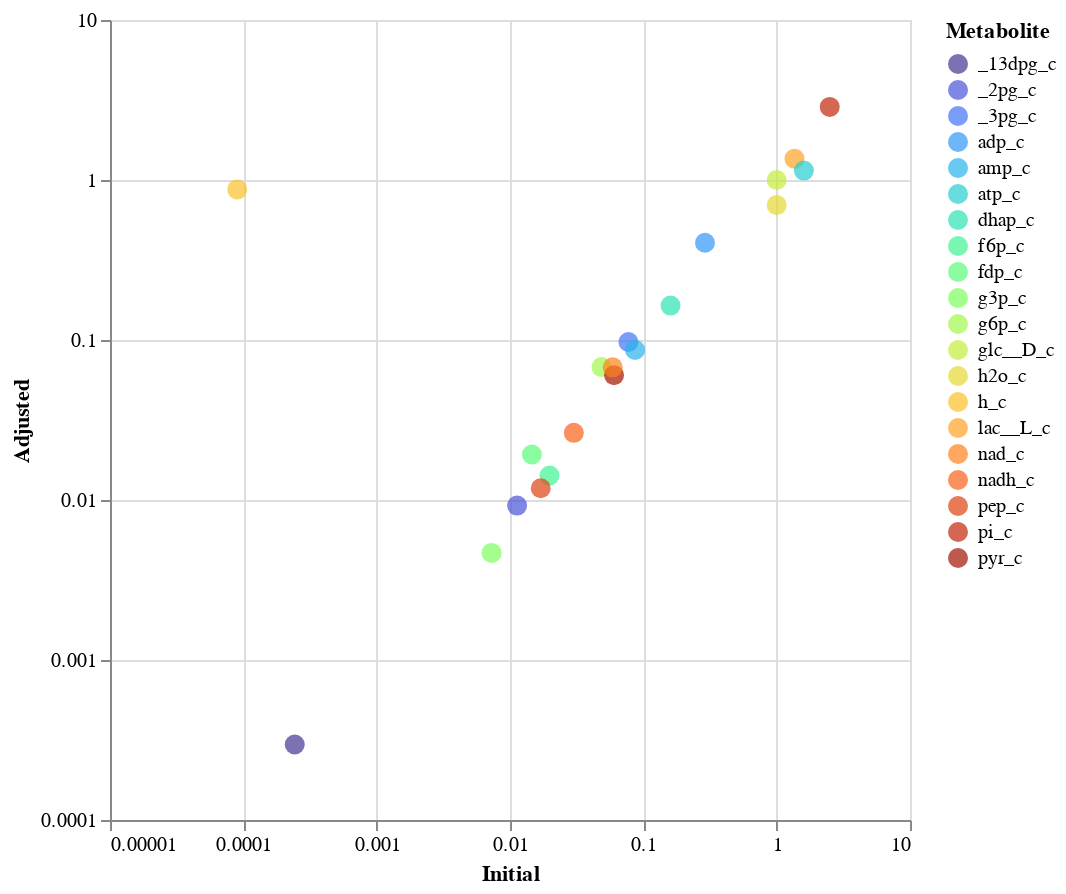

Here is the notebook cell this chart was saved with:
### Code cell
conc_fig_comp = alt.Chart(conc_fig_df).mark_circle(size= 100).encode(
    alt.X("Initial", axis=alt.Axis( tickCount=5), scale=alt.Scale(type='log')),
    alt.Y('Adjusted',axis=alt.Axis( tickCount=5), 
    scale=alt.Scale(type='log')), 

    alt.Color('Metabolite', scale=alt.Scale(scheme='turbo')), 
    tooltip=['Metabolite', "Initial", "Adjusted"]
).properties(
    width=400,
    height=400).interactive()
conc_fig_comp

### Figure 1 — Vega-Lite specification as saved in the notebook (floating-point values rounded to 4 significant figures)
{"config": {"view": {"continuousWidth": 400, "continuousHeight": 300}}, "data": {"name": "data-16923a7ab6b3045719c9cee2bdb5b1f6"}, "mark": {"type": "circle", "size": 100}, "encoding": {"color": {"field": "Metabolite", "scale": {"scheme": "turbo"}, "type": "nominal"}, "tooltip": [{"field": "Metabolite", "type": "nominal"}, {"field": "Initial", "type": "quantitative"}, {"field": "Adjusted", "type": "quantitative"}], "x": {"axis": {"tickCount": 5}, "field": "Initial", "scale": {"type": "log"}, "type": "quantitative"}, "y": {"axis": {"tickCount": 5}, "field": "Adjusted", "scale": {"type": "log"}, "type": "quantitative"}}, "height": 400, "selection": {"selector001": {"type": "interval", "bind": "scales", "encodings": ["x", "y"]}}, "width": 400, "$schema": "https://vega.github.io/schema/vega-lite/v4.17.0.json", "datasets": {"data-16923a7ab6b3045719c9cee2bdb5b1f6": [{"Initial": 1.0, "Adjusted": 1.0, "Metabolite": "glc__D_c"}, {"Initial": 0.0486, "Adjusted": 0.06768, "Metabolite": "g6p_c"}, {"Initial": 0.0198, "Adjusted": 0.01422, "Metabolite": "f6p_c"}, {"Initial": 0.0146, "Adjusted": 0.01926, "Metabolite": "fdp_c"}, {"Initial": 0.16, "Adjusted": 0.1641, "Metabolite": "dhap_c"}, {"Initial": 0.00728, "Adjusted": 0.00467, "Metabolite": "g3p_c"}, {"Initial": 0.000243, "Adjusted": 0.0002965, "Metabolite": "_13dpg_c"}, {"Initial": 0.0773, "Adjusted": 0.09715, "Metabolite": "_3pg_c"}, {"Initial": 0.0113, "Adjusted": 0.009231, "Metabolite": "_2pg_c"}, {"Initial": 0.017, "Adjusted": 0.01185, "Metabolite": "pep_c"}, {"Initial": 0.0603, "Adjusted": 0.0603, "Metabolite": "pyr_c"}, {"Initial": 1.36, "Adjusted": 1.36, "Metabolite": "lac__L_c"}, {"Initial": 0.0589, "Adjusted": 0.06746, "Metabolite": "nad_c"}, {"Initial": 0.0301, "Adjusted": 0.02628, "Metabolite": "nadh_c"}, {"Initial": 0.08673, "Adjusted": 0.08673, "Metabolite": "amp_c"}, {"Initial": 0.29, "Adjusted": 0.4053, "Metabolite": "adp_c"}, {"Initial": 1.6, "Adjusted": 1.145, "Metabolite": "atp_c"}, {"Initial": 2.5, "Adjusted": 2.863, "Metabolite": "pi_c"}, {"Initial": 8.998e-05, "Adjusted": 0.8731, "Metabolite": "h_c"}, {"Initial": 1.0, "Adjusted": 0.697, "Metabolite": "h2o_c"}]}}
